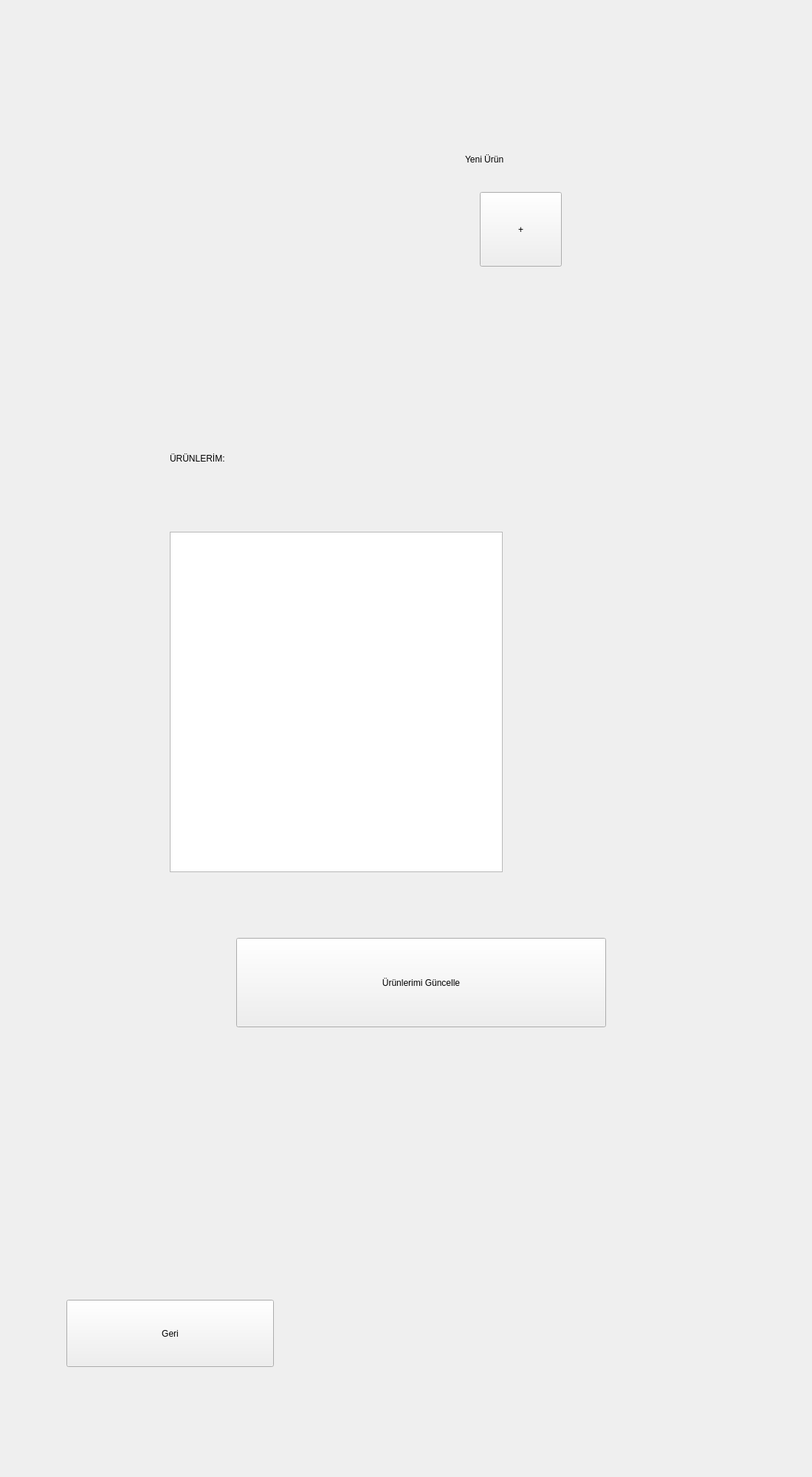
<?xml version="1.0" encoding="UTF-8"?>
<ui version="4.0">
 <class>UreticiProfil</class>
 <widget class="QWidget" name="UreticiProfil">
  <property name="geometry">
   <rect>
    <x>0</x>
    <y>0</y>
    <width>1100</width>
    <height>2000</height>
   </rect>
  </property>
  <property name="windowTitle">
   <string>Üretici Profil Ekranı</string>
  </property>
  <widget class="QLabel" name="label_6">
   <property name="geometry">
    <rect>
     <x>630</x>
     <y>180</y>
     <width>361</width>
     <height>71</height>
    </rect>
   </property>
   <property name="styleSheet">
    <string notr="true">font: 75 25pt &quot;MS Shell Dlg 2&quot;;</string>
   </property>
   <property name="text">
    <string>Yeni Ürün </string>
   </property>
  </widget>
  <widget class="QPushButton" name="pushButton_2">
   <property name="geometry">
    <rect>
     <x>650</x>
     <y>260</y>
     <width>111</width>
     <height>101</height>
    </rect>
   </property>
   <property name="styleSheet">
    <string notr="true">font: 75 70pt &quot;MS Shell Dlg 2&quot;;</string>
   </property>
   <property name="text">
    <string>+</string>
   </property>
  </widget>
  <widget class="QLabel" name="label_5">
   <property name="geometry">
    <rect>
     <x>490</x>
     <y>802</y>
     <width>111</width>
     <height>21</height>
    </rect>
   </property>
   <property name="text">
    <string/>
   </property>
  </widget>
  <widget class="QPushButton" name="pushButton_3">
   <property name="geometry">
    <rect>
     <x>320</x>
     <y>1270</y>
     <width>501</width>
     <height>121</height>
    </rect>
   </property>
   <property name="styleSheet">
    <string notr="true">font: 20pt &quot;MS Shell Dlg 2&quot;;</string>
   </property>
   <property name="text">
    <string>Ürünlerimi Güncelle</string>
   </property>
  </widget>
  <widget class="QTextEdit" name="textEdit">
   <property name="geometry">
    <rect>
     <x>230</x>
     <y>720</y>
     <width>451</width>
     <height>461</height>
    </rect>
   </property>
   <property name="styleSheet">
    <string notr="true">font: 20pt &quot;MS Shell Dlg 2&quot;;</string>
   </property>
  </widget>
  <widget class="QPushButton" name="push_geri_2">
   <property name="geometry">
    <rect>
     <x>90</x>
     <y>1760</y>
     <width>281</width>
     <height>91</height>
    </rect>
   </property>
   <property name="styleSheet">
    <string notr="true">font: 75 30pt &quot;MS Shell Dlg 2&quot;;</string>
   </property>
   <property name="text">
    <string>Geri</string>
   </property>
  </widget>
  <widget class="QLabel" name="label_7">
   <property name="geometry">
    <rect>
     <x>230</x>
     <y>570</y>
     <width>611</width>
     <height>101</height>
    </rect>
   </property>
   <property name="styleSheet">
    <string notr="true">font: 75 35pt &quot;MS Shell Dlg 2&quot;;</string>
   </property>
   <property name="text">
    <string>ÜRÜNLERİM:</string>
   </property>
  </widget>
  <widget class="QLabel" name="label_4">
   <property name="geometry">
    <rect>
     <x>130</x>
     <y>402</y>
     <width>371</width>
     <height>91</height>
    </rect>
   </property>
   <property name="styleSheet">
    <string notr="true">font: 75 24pt &quot;MS Shell Dlg 2&quot;;</string>
   </property>
   <property name="text">
    <string/>
   </property>
  </widget>
 </widget>
 <resources/>
 <connections/>
</ui>
